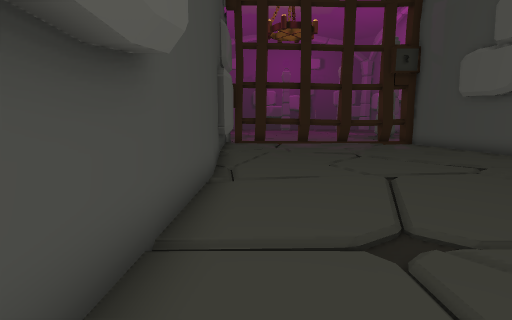
view 1 (above)

12 first-person views from a walk through a scene from a Unity 3-D project. The camera is 1.4 m above the floor, tilts 8° down and sees 85° across. The floor is counted in squares, 1 m on a side. Each view is taken from the middle of a square. On the plan, view 1 faces up. The plan holds only what a view shows up to about 14 squares ahead; the rest is blank. The place goes on beyond the plan.

view 2
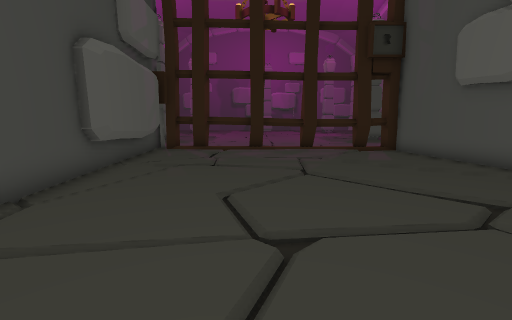

view 3
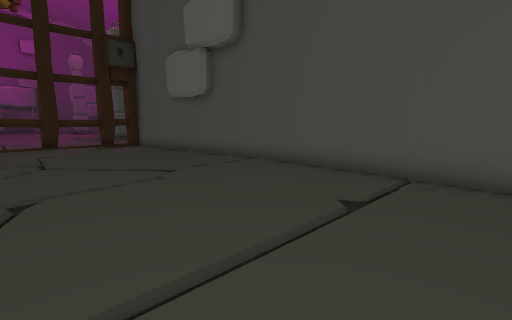

view 4
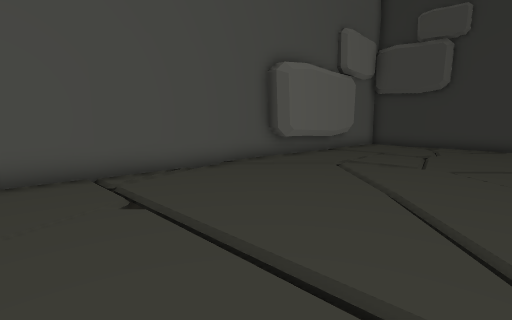

view 5
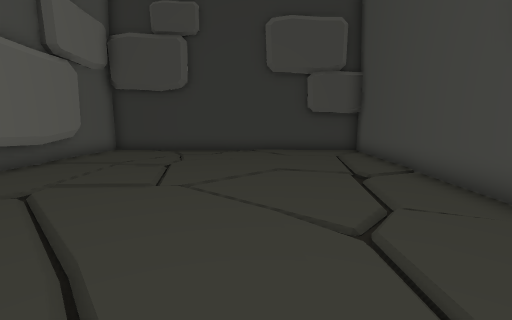

view 6
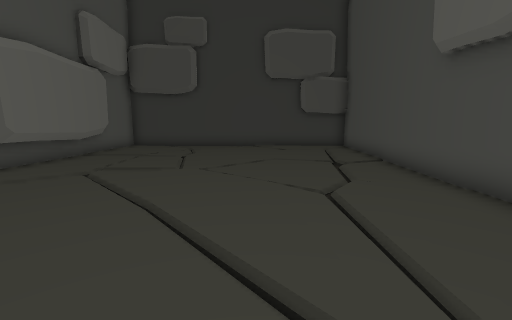

view 7
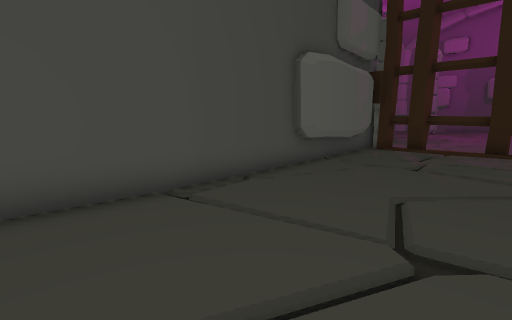

view 8
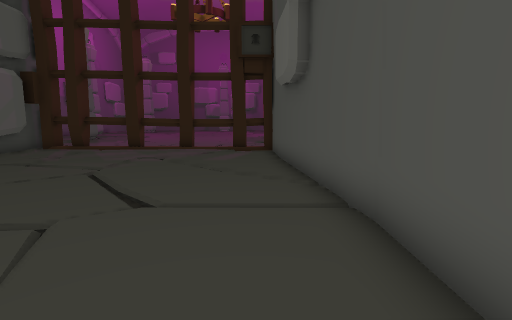

view 9
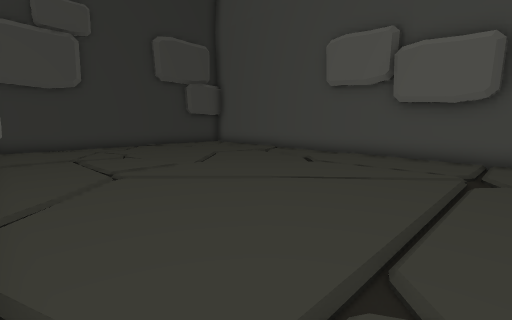

view 10
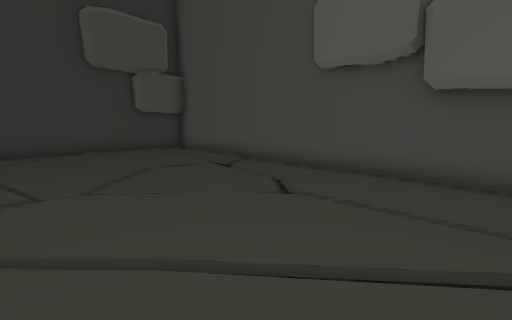

view 11
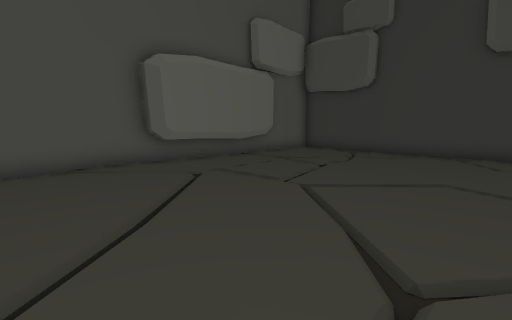

view 12
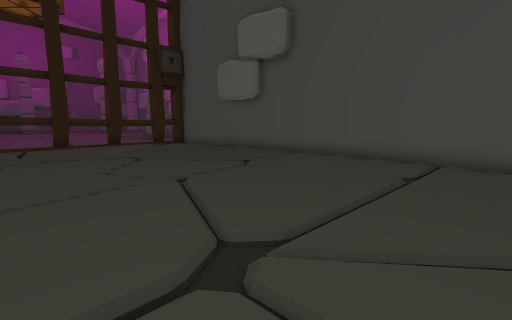

### Floor plan
Key: @ floor where view 1 was taken; # wall or solid block; x gap in a wall; . floor; / step, stairs or slope; = window, fence, low wall or low ledge.
Columns run from 2 left of view 1 to 11 right of it. Each row starts with its distance up from view 1.
 18 #xx##x#xx#x##
 17 #...........#
 16 ##..........#
 15 ##....../...#
 14  #....../...#
 13 ##......./..#
 12 =#......../.#
 11 #./..../.../#
 10 #./../../...##
  9 ##.../.../...#
  8  #.../..//...#
  7  #/////......#
  6  #.../.......#
  5  #...........#
  4  #../........#
  3  #///////////#
  2  #.../....../#
  1  #..../......#
  0  #@.../......#
 -1  #...../..../#
 -2 ##///.../....#
 -3 #..../...//.##
 -4 #......///..#
 -5 #./.........#
 -6 #.////......#
 -7 #./.....//..#
 -8 #./....///..#
 -9 #././/..//..#
-10 #/../..//...#
-11 #....//../..#
-12 #############

Where each view was taken, in squares from view 1:
view 1: 0 up, 0 right, facing up
view 2: 4 up, 3 right, facing up
view 3: 1 up, 3 right, facing up-right
view 4: 5 up, 3 right, facing down-right
view 5: 2 up, 3 right, facing down
view 6: 4 up, 3 right, facing down
view 7: 4 up, 4 right, facing up-left
view 8: 4 up, 9 right, facing up
view 9: 4 up, 10 right, facing down-left
view 10: 2 up, 6 right, facing down-left
view 11: 1 up, 1 right, facing down-right
view 12: 1 up, 0 right, facing up-right
